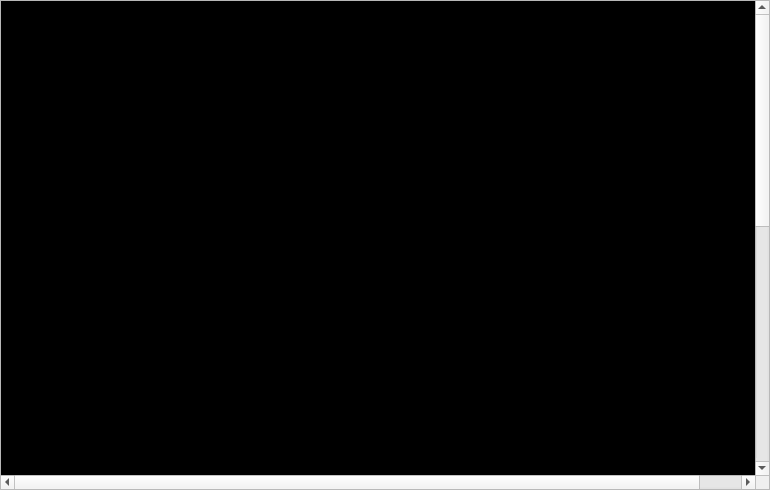
<?xml version="1.0" encoding="UTF-8"?>
<ui version="4.0">
 <class>userProfileClass</class>
 <widget class="QWidget" name="userProfileClass">
  <property name="geometry">
   <rect>
    <x>0</x>
    <y>0</y>
    <width>770</width>
    <height>490</height>
   </rect>
  </property>
  <property name="windowTitle">
   <string>Form</string>
  </property>
  <widget class="QScrollArea" name="scrollArea">
   <property name="geometry">
    <rect>
     <x>0</x>
     <y>0</y>
     <width>770</width>
     <height>490</height>
    </rect>
   </property>
   <property name="verticalScrollBarPolicy">
    <enum>Qt::ScrollBarPolicy::ScrollBarAlwaysOn</enum>
   </property>
   <property name="horizontalScrollBarPolicy">
    <enum>Qt::ScrollBarPolicy::ScrollBarAlwaysOn</enum>
   </property>
   <property name="widgetResizable">
    <bool>true</bool>
   </property>
   <widget class="QWidget" name="scrollAreaWidgetContents">
    <property name="geometry">
     <rect>
      <x>0</x>
      <y>0</y>
      <width>800</width>
      <height>1000</height>
     </rect>
    </property>
    <property name="minimumSize">
     <size>
      <width>800</width>
      <height>1000</height>
     </size>
    </property>
    <property name="styleSheet">
     <string notr="true">background-color: black;</string>
    </property>
   </widget>
  </widget>
 </widget>
 <resources/>
 <connections/>
</ui>
